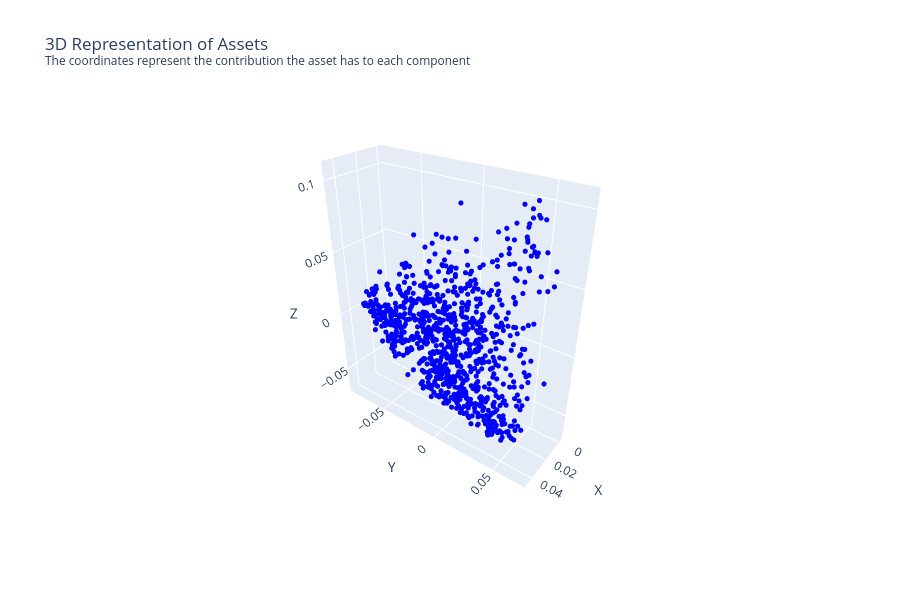

This figure's notebook cell:
### Markdown cell above
![QuantConnect Logo](https://cdn.quantconnect.com/web/i/icon.png)
<hr>

# Introduction

This notebook demonstrations a method of using machine learning to discover candidate pairs of stocks for a pairs trading strategy. The process involves dimensionality reduction by principal component analysis, clustering with the OPTICS algorithm, and then several statistical tests.

# Step 1: Dimensionality Reduction

Before you can cluster assets into groups, we need to assign "coordinates" to each asset. The way we'll define the coordinates in this example is by gathering the daily returns of the assets, applying principal component analysis to reduce the matrix of daily returns to just 3 principal components, then finding how much each asset's series of returns contributes to each of the three principal components. The result effectively places each asset into a 3D space.

### Code cell
from sklearn.preprocessing import StandardScaler
from sklearn.decomposition import PCA
import plotly.graph_objects as go

qb = QuantBook()

# Select a single trading day to use for the analysis.
end_date = datetime(2024, 1, 3)

# Get a list of all assets that were trading for the selected trading 
# day. 
universe_history = qb.universe_history(
    qb.universe.etf('IWB'), end_date - timedelta(1), end_date
)
symbols = [fundamental.symbol for fundamental in universe_history.iloc[0]]

# Get the historical daily returns of the selected assets.
prices = qb.history(
    symbols, end_date - timedelta(3 * 365), end_date, Resolution.DAILY
)['close'].unstack(0).dropna(axis=1)
daily_returns = prices.pct_change().dropna()

# Standardize each series of daily returns.
standardized_returns = StandardScaler().fit_transform(daily_returns)

# Perform PCA (reduce dataset dimensions)
pca = PCA(n_components=3, random_state=0)
pca.fit(standardized_returns)

factor_exposures = pd.DataFrame(
    index=[f"component_{i}" for i in range(pca.components_.shape[0])], 
    columns=daily_returns.columns,
    data=pca.components_ 
).T

# Display the results.
go.Figure(
    [
        go.Scatter3d(
            x=[row['component_0']],
            y=[row['component_1']],
            z=[row['component_2']],
            mode='markers',
            marker=dict(size=3, color='blue'),
            text=symbol,
            showlegend=False
        )
        for symbol, row in factor_exposures.iterrows()
    ],
    dict(
        scene=dict(
            xaxis_title='X', yaxis_title='Y', zaxis_title='Z', 
            camera=dict( 
                eye=dict(x=2, y=1.5, z=1.5) 
            )
        ),
        title='3D Representation of Assets<br><sup>The coordinates represent '
            + 'the contribution the asset has to each component</sup>', 
        height=600, width=900
    )
).show()

# Each row of pca.components_ corresponds to a principal component, and 
# the values within each row indicate the contribution of the original 
# features to that principal component.
factor_exposures
